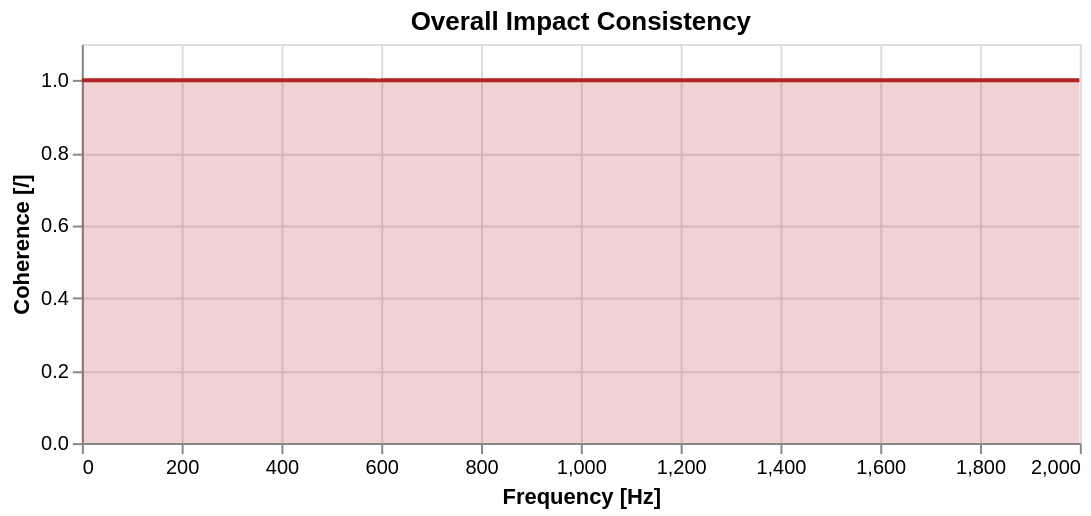

Notebook code cell kept with this figure:
### Code cell
pyFBS.display.plot_coh(vpt.freq, vpt.overall_impact, color='firebrick', title='Overall Impact Consistency')

### Figure 1 — Vega-Lite specification as saved in the notebook (floating-point values rounded to 4 significant figures; data arrays with more than 128 entries replaced by an {"elided": "..."} marker saying what was removed)
{"config": {"view": {"continuousWidth": 300, "continuousHeight": 300}}, "data": {"name": "data-26f327e5a36ce93e35ee4011108d7e2c"}, "mark": {"type": "area", "color": "out", "line": {"color": "out"}, "opacity": 0.2}, "encoding": {"color": {"value": "firebrick"}, "x": {"axis": {"title": "Frequency [Hz]"}, "field": "f", "type": "quantitative"}, "y": {"axis": {"title": "Coherence [/]"}, "field": "coh", "type": "quantitative"}}, "height": 200, "params": [{"name": "param_4", "select": {"type": "interval"}, "bind": "scales"}], "title": "Overall Impact Consistency", "width": 500, "$schema": "https://vega.github.io/schema/vega-lite/v5.20.1.json", "datasets": {"data-26f327e5a36ce93e35ee4011108d7e2c": {"elided": "2000 records"}}}
